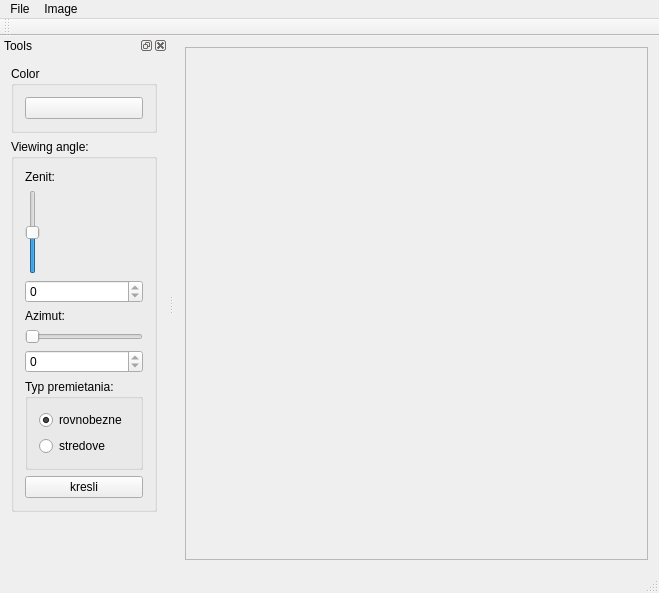
<?xml version="1.0" encoding="UTF-8"?>
<ui version="4.0">
 <class>ImageViewerClass</class>
 <widget class="QMainWindow" name="ImageViewerClass">
  <property name="geometry">
   <rect>
    <x>0</x>
    <y>0</y>
    <width>659</width>
    <height>593</height>
   </rect>
  </property>
  <property name="windowTitle">
   <string>ImageViewer</string>
  </property>
  <widget class="QWidget" name="centralWidget">
   <layout class="QHBoxLayout" name="horizontalLayout_3">
    <item>
     <widget class="QScrollArea" name="scrollArea">
      <property name="widgetResizable">
       <bool>true</bool>
      </property>
      <widget class="QWidget" name="scrollAreaWidgetContents">
       <property name="geometry">
        <rect>
         <x>0</x>
         <y>0</y>
         <width>491</width>
         <height>502</height>
        </rect>
       </property>
      </widget>
     </widget>
    </item>
   </layout>
  </widget>
  <widget class="QMenuBar" name="menuBar">
   <property name="geometry">
    <rect>
     <x>0</x>
     <y>0</y>
     <width>659</width>
     <height>30</height>
    </rect>
   </property>
   <widget class="QMenu" name="menuFile">
    <property name="title">
     <string>File</string>
    </property>
    <widget class="QMenu" name="menuOpen">
     <property name="title">
      <string>Open</string>
     </property>
     <addaction name="separator"/>
     <addaction name="actionVTKfile"/>
     <addaction name="actionImage"/>
    </widget>
    <addaction name="menuOpen"/>
    <addaction name="actionSave_as"/>
    <addaction name="separator"/>
    <addaction name="actionExit"/>
   </widget>
   <widget class="QMenu" name="menuImage">
    <property name="title">
     <string>Image</string>
    </property>
    <addaction name="actionClear"/>
   </widget>
   <addaction name="menuFile"/>
   <addaction name="menuImage"/>
  </widget>
  <widget class="QToolBar" name="mainToolBar">
   <attribute name="toolBarArea">
    <enum>TopToolBarArea</enum>
   </attribute>
   <attribute name="toolBarBreak">
    <bool>false</bool>
   </attribute>
  </widget>
  <widget class="QStatusBar" name="statusBar"/>
  <widget class="QDockWidget" name="dockWidget">
   <property name="windowTitle">
    <string>Tools</string>
   </property>
   <attribute name="dockWidgetArea">
    <number>1</number>
   </attribute>
   <widget class="QWidget" name="dockWidgetContents">
    <layout class="QVBoxLayout" name="verticalLayout">
     <item>
      <widget class="QGroupBox" name="groupBox">
       <property name="title">
        <string>Color</string>
       </property>
       <layout class="QVBoxLayout" name="verticalLayout_2">
        <item>
         <widget class="QPushButton" name="pushButtonSetColor">
          <property name="text">
           <string/>
          </property>
         </widget>
        </item>
       </layout>
      </widget>
     </item>
     <item>
      <widget class="QGroupBox" name="groupBox_2">
       <property name="title">
        <string>Viewing angle:</string>
       </property>
       <layout class="QVBoxLayout" name="verticalLayout_3">
        <item>
         <widget class="QLabel" name="label_2">
          <property name="text">
           <string>Zenit:</string>
          </property>
         </widget>
        </item>
        <item>
         <widget class="QSlider" name="zenitSlider">
          <property name="minimum">
           <number>-90</number>
          </property>
          <property name="maximum">
           <number>90</number>
          </property>
          <property name="orientation">
           <enum>Qt::Vertical</enum>
          </property>
         </widget>
        </item>
        <item>
         <widget class="QSpinBox" name="zenitSpinBox">
          <property name="readOnly">
           <bool>true</bool>
          </property>
          <property name="minimum">
           <number>-90</number>
          </property>
          <property name="maximum">
           <number>90</number>
          </property>
         </widget>
        </item>
        <item>
         <widget class="QLabel" name="label">
          <property name="text">
           <string>Azimut:</string>
          </property>
         </widget>
        </item>
        <item>
         <widget class="QSlider" name="azimutSlider">
          <property name="maximum">
           <number>360</number>
          </property>
          <property name="orientation">
           <enum>Qt::Horizontal</enum>
          </property>
         </widget>
        </item>
        <item>
         <widget class="QSpinBox" name="azimutSpinBox">
          <property name="readOnly">
           <bool>true</bool>
          </property>
          <property name="maximum">
           <number>360</number>
          </property>
         </widget>
        </item>
        <item>
         <widget class="QGroupBox" name="groupBox_3">
          <property name="title">
           <string>Typ premietania:</string>
          </property>
          <layout class="QVBoxLayout" name="verticalLayout_4">
           <item>
            <widget class="QRadioButton" name="rovnobezneButton">
             <property name="text">
              <string>rovnobezne</string>
             </property>
             <property name="checked">
              <bool>true</bool>
             </property>
            </widget>
           </item>
           <item>
            <widget class="QRadioButton" name="stredoveButton">
             <property name="text">
              <string>stredove</string>
             </property>
            </widget>
           </item>
          </layout>
         </widget>
        </item>
        <item>
         <widget class="QPushButton" name="kresliButton">
          <property name="text">
           <string>kresli</string>
          </property>
         </widget>
        </item>
       </layout>
      </widget>
     </item>
     <item>
      <spacer name="verticalSpacer">
       <property name="orientation">
        <enum>Qt::Vertical</enum>
       </property>
       <property name="sizeHint" stdset="0">
        <size>
         <width>20</width>
         <height>40</height>
        </size>
       </property>
      </spacer>
     </item>
    </layout>
   </widget>
  </widget>
  <action name="actionSave_as">
   <property name="text">
    <string>Save as</string>
   </property>
   <property name="shortcut">
    <string>Ctrl+S</string>
   </property>
  </action>
  <action name="actionClear">
   <property name="text">
    <string>Clear</string>
   </property>
  </action>
  <action name="actionExit">
   <property name="text">
    <string>Exit</string>
   </property>
   <property name="shortcut">
    <string>Alt+F4</string>
   </property>
  </action>
  <action name="actionResize">
   <property name="text">
    <string>Resize</string>
   </property>
  </action>
  <action name="actionVTKfile">
   <property name="text">
    <string>VTK file</string>
   </property>
  </action>
  <action name="actionImage">
   <property name="text">
    <string>Image</string>
   </property>
  </action>
 </widget>
 <layoutdefault spacing="6" margin="11"/>
 <resources>
  <include location="ImageViewer.qrc"/>
 </resources>
 <connections/>
</ui>
